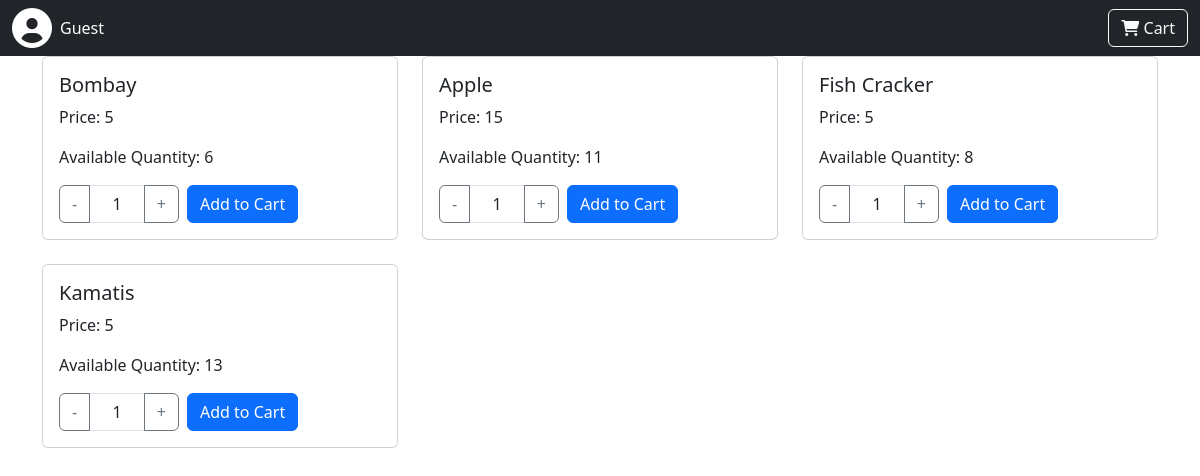
Screenshot of /landingpage.php with the database file from the repository.
### tables this page shows
CREATE TABLE `products` (
  `id` int(255) NOT NULL,
  `product_name` varchar(255) NOT NULL,
  `category` int(11) NOT NULL,
  `price` int(255) NOT NULL,
  `quantity` int(255) NOT NULL,
  `product_availability` varchar(255) NOT NULL,
  `date` date NOT NULL
);

### landingpage.php (the view, shortened to what this page needs)
<?php
$connection = new Connection();
$pdo = $connection->OpenConnection();
try {
    $stmt = $pdo->prepare("SELECT product_name, price, quantity FROM products");
    $stmt->execute();
    $products = $stmt->fetchAll(PDO::FETCH_ASSOC);
} catch (PDOException $e) {
    die("Error: " . $e->getMessage());
}
?>
<!DOCTYPE html>
<html lang="en">
<head>
    <link href="https://cdn.jsdelivr.net/npm/bootstrap@5.3.0/dist/css/bootstrap.min.css" rel="stylesheet">
    <link rel="stylesheet" href="https://cdnjs.cloudflare.com/ajax/libs/font-awesome/6.0.0-beta3/css/all.min.css">
</head>
<body>
    <nav class="navbar navbar-expand-lg navbar-dark bg-dark">
        <div class="container-fluid">
            <li class="nav-item d-flex align-items-center">
                <i class="fas fa-user-circle text-white" style="font-size: 40px;"></i>
                <span class="ms-2 text-white">
                    <?php
                    echo isset($_SESSION['username']) ? htmlspecialchars($_SESSION['username']) : 'Guest';
                    ?>
                </span>
            </li>
            <div class="collapse navbar-collapse" id="navbarNav">
                <ul class="navbar-nav ms-auto">
                    <li class="nav-item">
                    <button id="openCartBtn" class="btn btn-outline-light" type="button" onclick="openCart()">
                        <i class="fas fa-shopping-cart"></i> Cart
                    </button>
                    </li>
                </ul>
            </div>
        </div>
    </nav>
    <div class="container">
        <div class="row">
            <?php if (!empty($products)): ?>
                <?php foreach ($products as $index => $row): ?>
                    <div class="col-md-4 mb-4">
                        <div class="card">
                            <div class="card-body">
                                <h5 class="card-title"><?= htmlspecialchars($row["product_name"]) ?></h5>
                                <p class="card-text">Price: <?= htmlspecialchars($row["price"]) ?></p>
                                <p class="card-text">Available Quantity: <?= htmlspecialchars($row["quantity"]) ?></p>
                                <div class="d-flex align-items-center">
                                    <div class="input-group me-2" style="width: 120px;">
                                        <button class="btn btn-outline-secondary" type="button" onclick="decrementQuantity('quantity-<?= $index ?>')">-</button>
                                        <input type="text" id="quantity-<?= $index ?>" class="form-control text-center" value="1" min="1" readonly>
                                        <button class="btn btn-outline-secondary" type="button" onclick="incrementQuantity('quantity-<?= $index ?>')">+</button>
                                    </div>
                                    <button class="btn btn-primary" onclick="addToCart('<?= htmlspecialchars($row['product_name']) ?>', '<?= htmlspecialchars($row['price']) ?>', document.getElementById('quantity-<?= $index ?>').value)">
                                        Add to Cart
                                    </button>
                                </div>
                            </div>
                        </div>
                    </div>
                <?php endforeach; ?>
            <?php else: ?>
                <p>No products found.</p>
            <?php endif; ?>
        </div>
    </div>
</body>
</html>

### rows the page displays
products: product_name "Bombay", price "5", quantity "6"
products: product_name "Apple", price "15", quantity "11", value "1"
products: product_name "Fish Cracker", price "5", quantity "8"
products: product_name "Kamatis", price "5", quantity "13"
